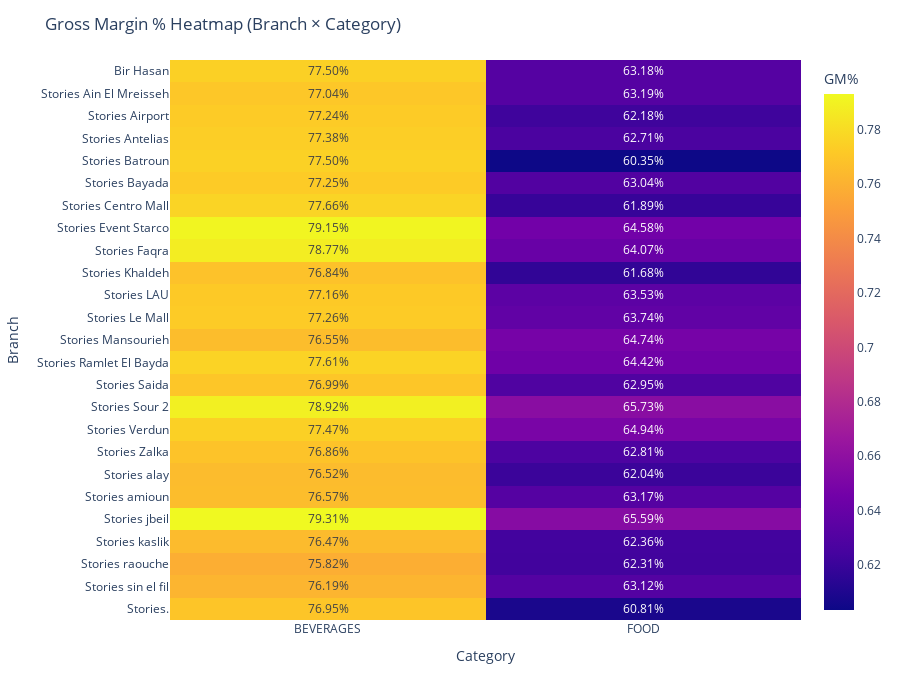

The cell this chart's notebook holds for it:
### Code cell
import plotly.express as px

# optional: ignore tiny sales so the heatmap reflects meaningful business
g_plot = g[g["Sales"] > 100000].copy()

heat = g_plot.pivot(index="Branch", columns="Category", values="GM_pct")

fig = px.imshow(
    heat,
    aspect="auto",
    text_auto=".2%",
    labels=dict(x="Category", y="Branch", color="GM%")
)

fig.update_layout(
    title="Gross Margin % Heatmap (Branch × Category)",
    height=700
)

fig.show()

### Figure 1 — Plotly figure (JSON) as saved in the notebook; plotly's stock layout.template omitted (floating-point values rounded to 4 significant figures)
{"data": [{"coloraxis": "coloraxis", "hovertemplate": "Category: %{x}<br>Branch: %{y}<br>GM%: %{z}<extra></extra>", "name": "0", "texttemplate": "%{z:.2%}", "type": "heatmap", "x": ["BEVERAGES", "FOOD"], "xaxis": "x", "y": ["Bir Hasan", "Stories Ain El Mreisseh", "Stories Airport", "Stories Antelias", "Stories Batroun", "Stories Bayada", "Stories Centro Mall", "Stories Event Starco", "Stories Faqra", "Stories Khaldeh", "Stories LAU", "Stories Le Mall", "Stories Mansourieh", "Stories Ramlet El Bayda", "Stories Saida", "Stories Sour 2", "Stories Verdun", "Stories Zalka", "Stories alay", "Stories amioun", "Stories jbeil", "Stories kaslik", "Stories raouche", "Stories sin el fil", "Stories."], "yaxis": "y", "z": [[0.775, 0.6318], [0.7704, 0.6319], [0.7724, 0.6218], [0.7738, 0.6271], [0.775, 0.6035], [0.7725, 0.6304], [0.7766, 0.6189], [0.7915, 0.6458], [0.7877, 0.6407], [0.7684, 0.6168], [0.7716, 0.6353], [0.7726, 0.6374], [0.7655, 0.6474], [0.7761, 0.6442], [0.7699, 0.6295], [0.7892, 0.6573], [0.7747, 0.6494], [0.7686, 0.6281], [0.7652, 0.6204], [0.7657, 0.6317], [0.7931, 0.6559], [0.7647, 0.6236], [0.7582, 0.6231], [0.7619, 0.6312], [0.7695, 0.6081]]}], "layout": {"coloraxis": {"colorbar": {"title": {"text": "GM%"}}, "colorscale": [[0, "#0d0887"], [0.1111, "#46039f"], [0.2222, "#7201a8"], [0.3333, "#9c179e"], [0.4444, "#bd3786"], [0.5556, "#d8576b"], [0.6667, "#ed7953"], [0.7778, "#fb9f3a"], [0.8889, "#fdca26"], [1, "#f0f921"]]}, "height": 700, "margin": {"t": 60}, "title": {"text": "Gross Margin % Heatmap (Branch × Category)"}, "xaxis": {"anchor": "y", "domain": [0, 1], "title": {"text": "Category"}}, "yaxis": {"anchor": "x", "autorange": "reversed", "domain": [0, 1], "title": {"text": "Branch"}}}}
